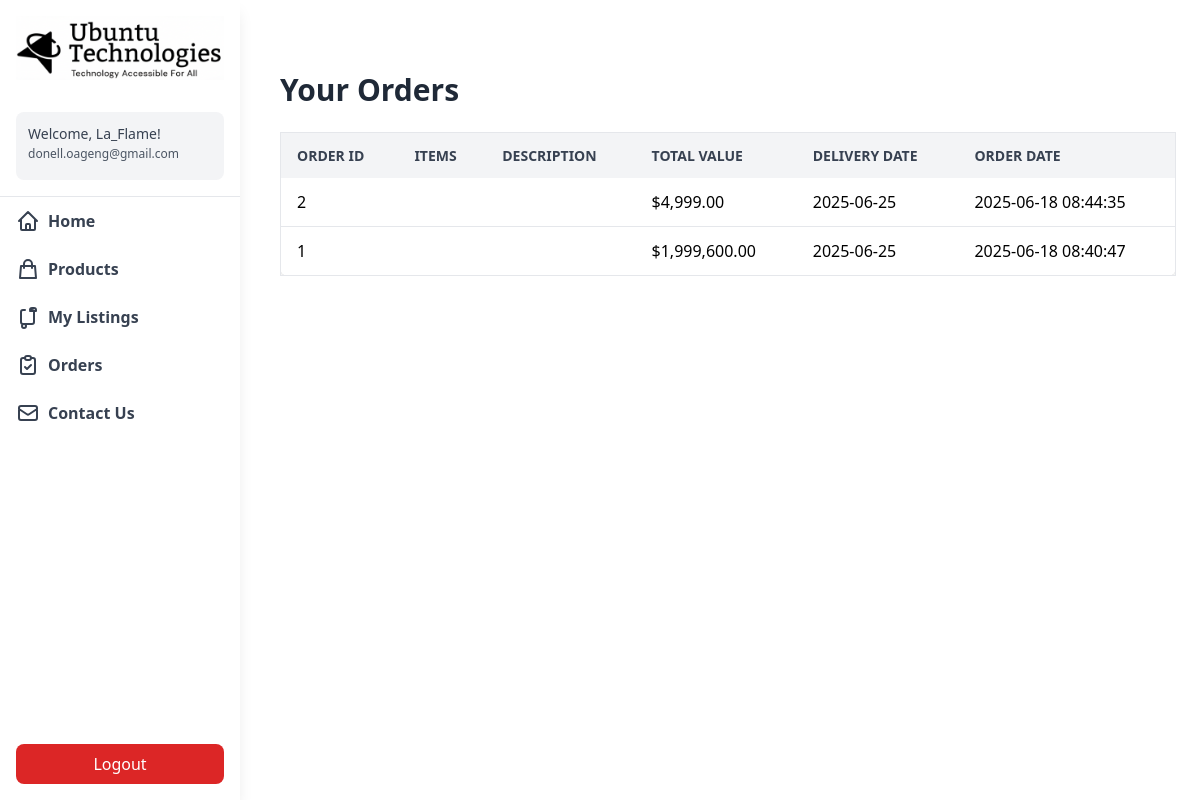
The page /Main/orders.php (signed in) on the database its author committed.
### tables this page shows
CREATE TABLE IF NOT EXISTS `orders` (
  `order_id` int(11) NOT NULL AUTO_INCREMENT,
  `user_email` varchar(255) NOT NULL,
  `order_items` text NOT NULL,
  `description` text DEFAULT NULL,
  `total_value` decimal(10,2) NOT NULL,
  `delivery_date` date DEFAULT NULL,
  `payment_method` varchar(50) DEFAULT NULL,
  `coupon_code` varchar(50) DEFAULT NULL,
  `created_at` timestamp NOT NULL DEFAULT current_timestamp(),
  PRIMARY KEY (`order_id`),
  KEY `user_email` (`user_email`)
);

### Main/orders.php (the view, shortened to what this page needs)
<?php
$conn = new mysqli("localhost", "root", "", "ubuntu_tech");
$user_email = $_SESSION['user'];
$stmt = $conn->prepare("SELECT * FROM orders WHERE user_email = ? ORDER BY created_at DESC");
$stmt->bind_param("s", $user_email);
$stmt->execute();
$result = $stmt->get_result();
$orders = $result->fetch_all(MYSQLI_ASSOC);
?>
<?php include 'nav.php'; ?>
<div class="sm:ml-64 p-6 flex-1">
    <h1 class="text-3xl font-bold text-gray-800 mb-6">Your Orders</h1>
    <div class="overflow-x-auto">
        <table class="min-w-full bg-white border border-gray-200 rounded-lg shadow">
            <thead>
                <tr class="bg-gray-100 text-gray-700 uppercase text-sm leading-normal">
                    <th class="py-3 px-4 text-left">Order ID</th>
                    <th class="py-3 px-4 text-left">Items</th>
                    <th class="py-3 px-4 text-left">Description</th>
                    <th class="py-3 px-4 text-left">Total Value</th>
                    <th class="py-3 px-4 text-left">Delivery Date</th>
                    <th class="py-3 px-4 text-left">Order Date</th>
                </tr>
            </thead>
            <tbody>
                <?php if (empty($orders)) { ?>
                    <tr>
                        <td colspan="6" class="py-4 text-center text-gray-500">No orders found.</td>
                    </tr>
                <?php } else { ?>
                    <?php foreach ($orders as $order) { ?>
                        <tr class="border-b hover:bg-gray-50">
                            <td class="py-3 px-4"><?php echo htmlspecialchars($order['order_id']); ?></td>
                            <td class="py-3 px-4"><?php echo htmlspecialchars(json_decode($order['order_items'], true)[0] ?? 'N/A'); ?></td>
                            <td class="py-3 px-4"><?php echo htmlspecialchars($order['description'] ?? 'N/A'); ?></td>
                            <td class="py-3 px-4">$<?php echo number_format($order['total_value'], 2); ?></td>
                            <td class="py-3 px-4"><?php echo htmlspecialchars($order['delivery_date'] ?? 'N/A'); ?></td>
                            <td class="py-3 px-4"><?php echo htmlspecialchars($order['created_at']); ?></td>
                        </tr>
                    <?php } ?>
                <?php } ?>
            </tbody>
        </table>
    </div>
</div>
</body>
</html>

### rows shown on the page
orders: order_id "2", total_value "4,999.00", delivery_date "2025-06-25", created_at "2025-06-18 08:44:35"
orders: order_id "1", total_value "1,999,600.00", delivery_date "2025-06-25", created_at "2025-06-18 08:40:47"

### other values the page prints
$_SESSION['username'] "La_Flame"
$_SESSION['user'] "donell.oageng@gmail.com"
